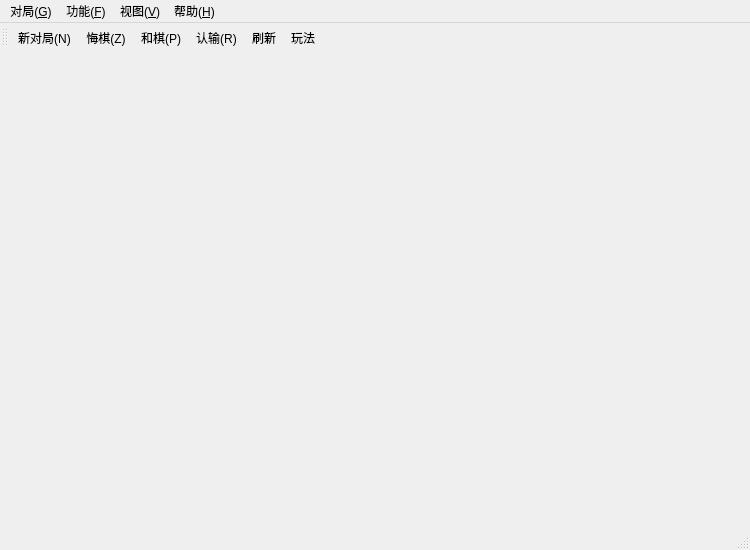
<?xml version="1.0" encoding="UTF-8"?>
<ui version="4.0">
 <class>Board</class>
 <widget class="QMainWindow" name="Board">
  <property name="enabled">
   <bool>true</bool>
  </property>
  <property name="geometry">
   <rect>
    <x>0</x>
    <y>0</y>
    <width>750</width>
    <height>550</height>
   </rect>
  </property>
  <property name="windowTitle">
   <string>西瓜棋</string>
  </property>
  <property name="windowIcon">
   <iconset resource="Resources.qrc">
    <normaloff>:/imags/Resources/imags/Knob Green.png</normaloff>:/imags/Resources/imags/Knob Green.png</iconset>
  </property>
  <property name="styleSheet">
   <string notr="true">QToolBar{
    border-style:none;
}
</string>
  </property>
  <property name="iconSize">
   <size>
    <width>32</width>
    <height>32</height>
   </size>
  </property>
  <property name="toolButtonStyle">
   <enum>Qt::ToolButtonIconOnly</enum>
  </property>
  <property name="documentMode">
   <bool>false</bool>
  </property>
  <property name="tabShape">
   <enum>QTabWidget::Rounded</enum>
  </property>
  <widget class="QWidget" name="centralWidget"/>
  <widget class="QMenuBar" name="menuBar">
   <property name="geometry">
    <rect>
     <x>0</x>
     <y>0</y>
     <width>750</width>
     <height>23</height>
    </rect>
   </property>
   <property name="nativeMenuBar">
    <bool>true</bool>
   </property>
   <widget class="QMenu" name="menu_G">
    <property name="title">
     <string>对局(&amp;G)</string>
    </property>
    <addaction name="action_New"/>
   </widget>
   <widget class="QMenu" name="menu_F">
    <property name="title">
     <string>功能(&amp;F)</string>
    </property>
    <addaction name="action_Back"/>
    <addaction name="action_Peace"/>
    <addaction name="action_Resign"/>
    <addaction name="separator"/>
    <addaction name="action_Flush"/>
   </widget>
   <widget class="QMenu" name="menu_V">
    <property name="title">
     <string>视图(&amp;V)</string>
    </property>
    <addaction name="action_DisplayToolBar"/>
    <addaction name="action_CloseMenuBar"/>
   </widget>
   <widget class="QMenu" name="menu_H">
    <property name="title">
     <string>帮助(&amp;H)</string>
    </property>
    <addaction name="action_Help"/>
    <addaction name="action_About"/>
   </widget>
   <addaction name="menu_G"/>
   <addaction name="menu_F"/>
   <addaction name="menu_V"/>
   <addaction name="menu_H"/>
  </widget>
  <widget class="QToolBar" name="mainToolBar">
   <property name="layoutDirection">
    <enum>Qt::LeftToRight</enum>
   </property>
   <attribute name="toolBarArea">
    <enum>TopToolBarArea</enum>
   </attribute>
   <attribute name="toolBarBreak">
    <bool>false</bool>
   </attribute>
   <addaction name="action_New"/>
   <addaction name="action_Back"/>
   <addaction name="action_Peace"/>
   <addaction name="action_Resign"/>
   <addaction name="action_Flush"/>
   <addaction name="action_Help"/>
  </widget>
  <widget class="QStatusBar" name="statusBar"/>
  <action name="action_New">
   <property name="icon">
    <iconset resource="Resources.qrc">
     <normaloff>:/imags/Resources/imags/Knob Add.png</normaloff>:/imags/Resources/imags/Knob Add.png</iconset>
   </property>
   <property name="text">
    <string>新对局(&amp;N)</string>
   </property>
   <property name="shortcut">
    <string>Ctrl+N</string>
   </property>
  </action>
  <action name="action_Back">
   <property name="icon">
    <iconset resource="Resources.qrc">
     <normaloff>:/imags/Resources/imags/Knob Snapback.png</normaloff>:/imags/Resources/imags/Knob Snapback.png</iconset>
   </property>
   <property name="text">
    <string>悔棋(&amp;Z)</string>
   </property>
   <property name="shortcut">
    <string>Ctrl+Z</string>
   </property>
  </action>
  <action name="action_Peace">
   <property name="icon">
    <iconset resource="Resources.qrc">
     <normaloff>:/imags/Resources/imags/Knob Valid Green.png</normaloff>:/imags/Resources/imags/Knob Valid Green.png</iconset>
   </property>
   <property name="text">
    <string>和棋(&amp;P)</string>
   </property>
   <property name="shortcut">
    <string>Ctrl+P</string>
   </property>
  </action>
  <action name="action_Resign">
   <property name="icon">
    <iconset resource="Resources.qrc">
     <normaloff>:/imags/Resources/imags/Knob Cancel.png</normaloff>:/imags/Resources/imags/Knob Cancel.png</iconset>
   </property>
   <property name="text">
    <string>认输(&amp;R)</string>
   </property>
   <property name="shortcut">
    <string>Ctrl+R</string>
   </property>
  </action>
  <action name="action_DisplayToolBar">
   <property name="text">
    <string>显示工具栏</string>
   </property>
  </action>
  <action name="action_Help">
   <property name="icon">
    <iconset resource="Resources.qrc">
     <normaloff>:/imags/Resources/imags/Knob Help.png</normaloff>:/imags/Resources/imags/Knob Help.png</iconset>
   </property>
   <property name="text">
    <string>玩法</string>
   </property>
   <property name="shortcut">
    <string>F1</string>
   </property>
  </action>
  <action name="action_About">
   <property name="text">
    <string>关于</string>
   </property>
  </action>
  <action name="action_CloseMenuBar">
   <property name="text">
    <string>关闭菜单栏</string>
   </property>
  </action>
  <action name="action_Flush">
   <property name="icon">
    <iconset resource="Resources.qrc">
     <normaloff>:/imags/Resources/imags/Knob Loop Off.png</normaloff>:/imags/Resources/imags/Knob Loop Off.png</iconset>
   </property>
   <property name="text">
    <string>刷新</string>
   </property>
   <property name="shortcut">
    <string>F5</string>
   </property>
  </action>
 </widget>
 <layoutdefault spacing="6" margin="11"/>
 <resources>
  <include location="Resources.qrc"/>
 </resources>
 <connections/>
</ui>
